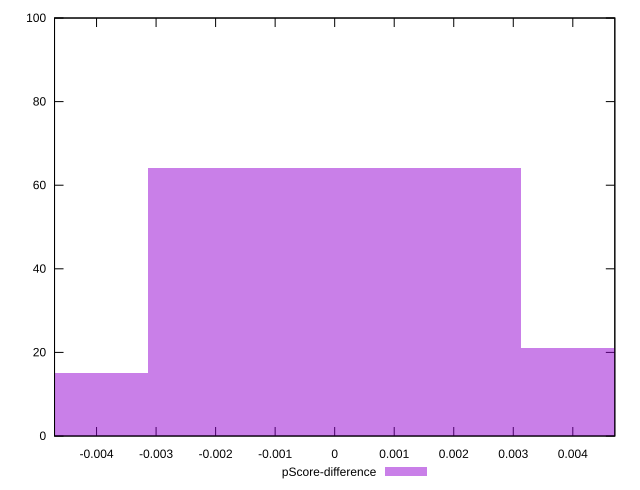

Write gnuplot code to recreate this figure.
reset

$pScoreDifference <<EOF
0.006261157273314116 21
-0.006261157273314116 15
0 64
EOF

set key outside below
set boxwidth 0.006261157273314116
set xrange [-0.004705882352941171:0.004705882352941226]
set yrange [0:100]
set trange [0:100]
set style fill transparent solid 0.5 noborder
set terminal svg size 640, 490 enhanced background rgb 'white'
set output "report_00015_2021-02-09T16-11-33.973Z/uses-text-compression/samples/pages+cached+noadtech+nomedia+nocss/pScore-difference/histogram.svg"

plot $pScoreDifference title "pScore-difference" with boxes

reset
